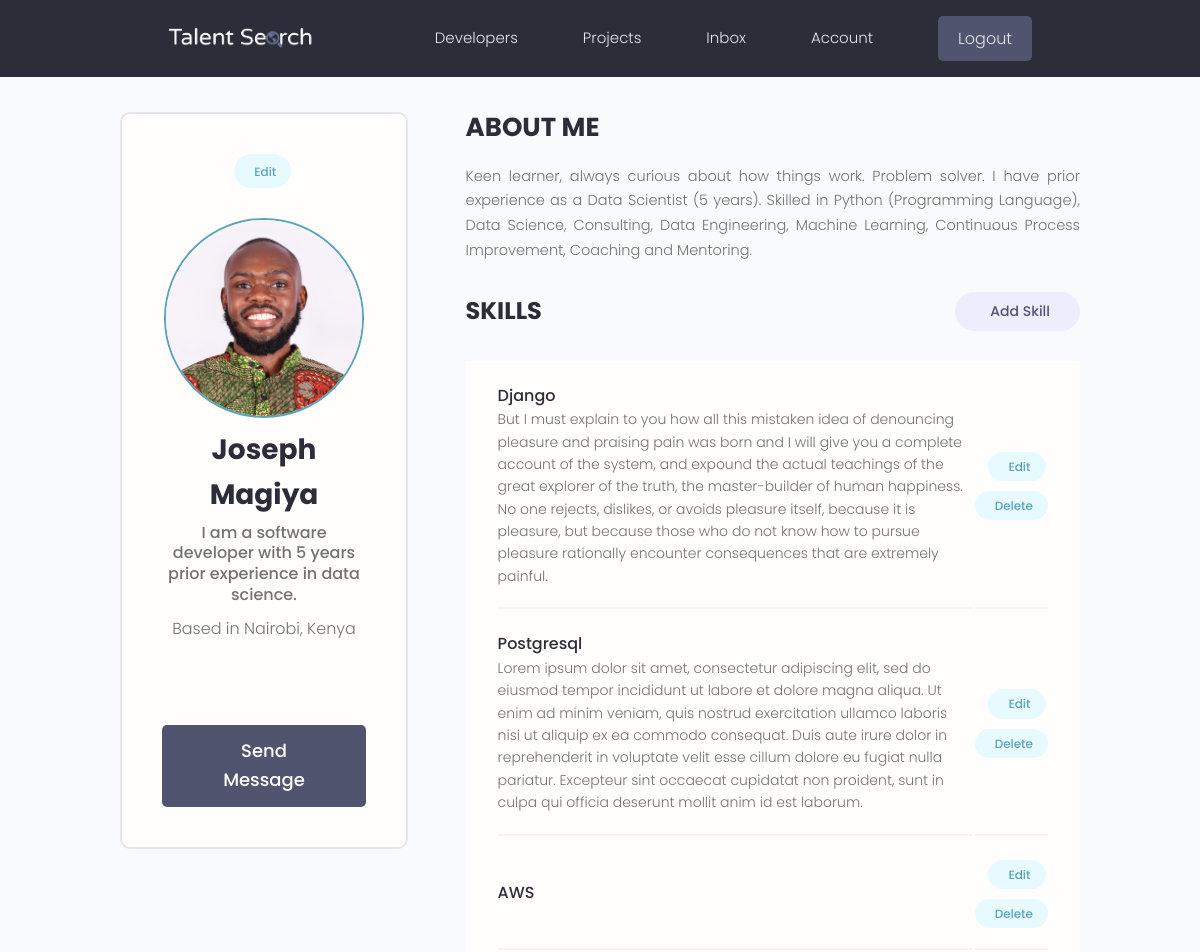
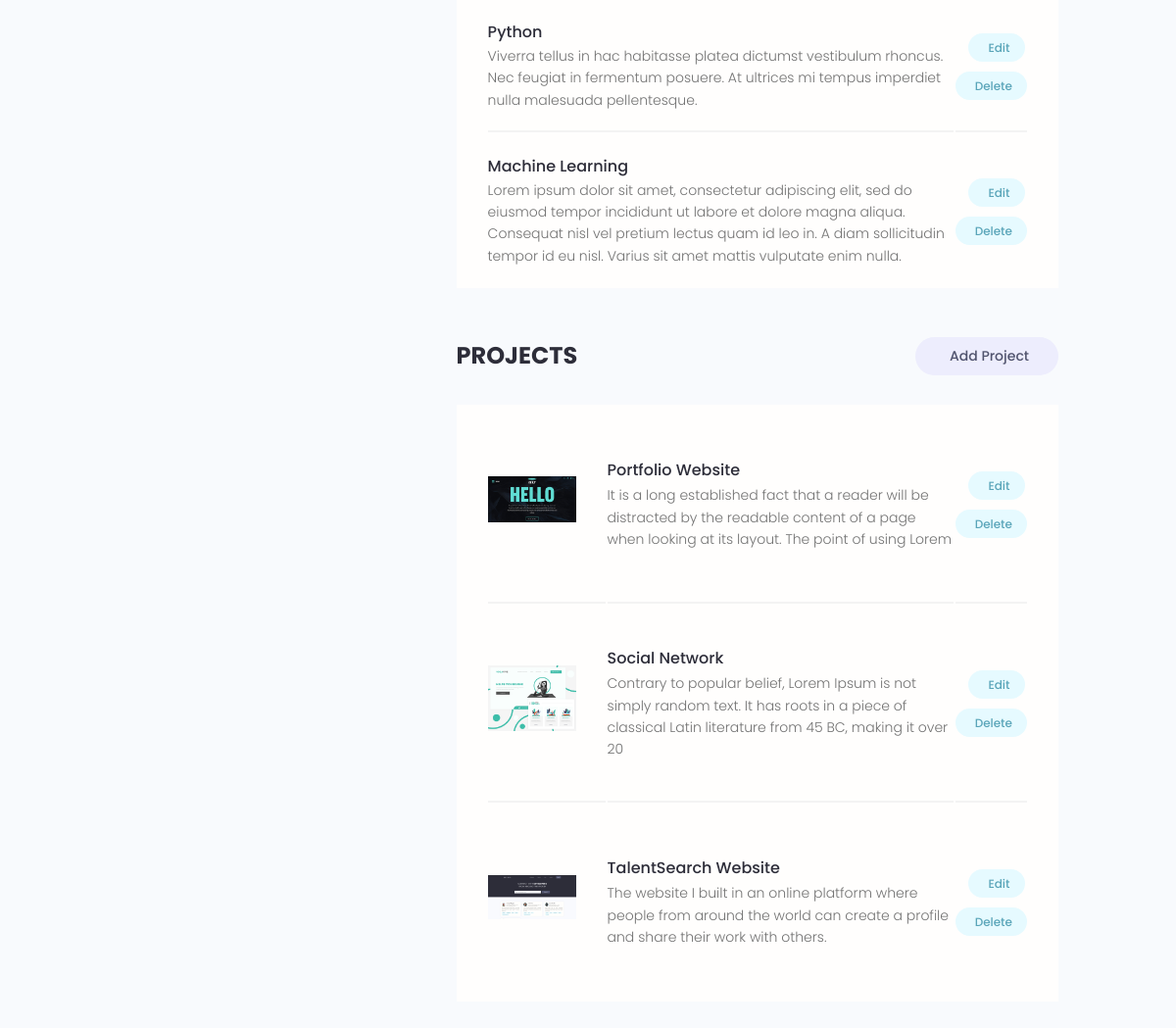
The page /account/ (signed in) on the database its author committed (2 pictures, top to bottom).
### users/models.py (models this page shows, shortened)
class Profile(models.Model):
    user = models.OneToOneField(User, on_delete=models.CASCADE, null=True, blank=True)
    name = models.CharField(max_length=200, blank=True, null=True)
    email = models.EmailField(max_length=500, blank=True, null=True)
    username = models.CharField(max_length=200, blank=True, null=True)
    location = models.CharField(max_length=200, blank=True, null=True)
    short_intro = models.CharField(max_length=200, blank=True, null=True)
    bio = models.TextField(blank=True, null=True)
    profile_image = models.ImageField(null=True, blank=True, upload_to='profiles/', default="profiles/user-default.png")
    social_github = models.CharField(max_length=200, blank=True, null=True)
    social_twitter = models.CharField(max_length=200, blank=True, null=True)
    social_linkedin = models.CharField(max_length=200, blank=True, null=True)
    social_youtube = models.CharField(max_length=200, blank=True, null=True)
    social_website = models.CharField(max_length=200, blank=True, null=True)
    created = models.DateTimeField(auto_now_add=True)
    id = models.UUIDField(default=uuid.uuid4, unique=True, primary_key=True, editable=False)
    class Meta:
        ordering =['created']
    @property
    def imageURL(self):
        try:
            url = self.profile_image.url
        except:
            url = ''
        return url

class Skill(models.Model):
    owner = models.ForeignKey(Profile, on_delete=models.CASCADE, null=True, blank=True)
    name = models.CharField(max_length=200, blank=True, null=True)
    description = models.TextField(null=True, blank=True)
    id = models.UUIDField(default=uuid.uuid4, unique=True, primary_key=True, editable=False)

### projects/models.py (models this page shows, shortened)
class Project(models.Model):
    owner = models.ForeignKey(Profile, null=True, blank=True, on_delete=models.CASCADE)
    title = models.CharField(max_length=200)
    description = models.TextField(null=True, blank=True)
    featured_image = models.ImageField(null=True, blank=True, default = "default.jpg")
    demo_link = models.CharField(max_length=200, null=True, blank=True)
    source_link = models.CharField(max_length=2000, null=True, blank=True)
    tags = models.ManyToManyField('Tag', blank=True)
    vote_total = models.IntegerField(default=0, null=True, blank=True)
    vote_ratio = models.IntegerField(default=0, null=True, blank=True)
    created = models.DateTimeField(auto_now_add=True)
    id = models.UUIDField(default=uuid.uuid4, unique=True,
                          primary_key=True, editable=False)
    class Meta:
        ordering = ['-vote_ratio', '-vote_total']
    @property
    def imageURL(self):
        try:
            url = self.featured_image.url
        except:
            url = ''
        return url

### users/views.py (the view)
# urls.py: path('account/', views.userAccount, name="account"),
@login_required(login_url='login')
def userAccount(request):
    profile = request.user.profile
    skills = profile.skill_set.all()
    projects = profile.project_set.all()
    context = {'profile': profile, 'skills': skills, 'projects':projects}
    return render(request, 'users/account.html', context)

### users/templates/users/account.html (shortened to what this page needs)
{% extends 'main.html' %}
{% block content %}
<main class="settingsPage profile my-md">
  <div class="container">
    <div class="layout">
      <div class="column column--1of3">
        <div class="card text-center">
          <div class="card__body dev">
            <a class="tag tag--pill tag--main settings__btn" href="{% url 'edit-account' %}"> Edit</a>
            <img class="avatar avatar--xl dev__avatar" src="{{profile.imageURL}}" />
            <h2 class="dev__name">{{profile.name}}</h2>
            <p class="dev__title">{{profile.short_intro}}</p>
            <p class="dev__location">Based in {{profile.location}}</p>
            <ul class="dev__social">
            </ul>
            <a href="#" class="btn btn--sub btn--lg">Send Message </a>
          </div>
        </div>
      </div>
      <div class="column column--2of3">
        <div class="devInfo">
          <h3 class="devInfo__title">About Me</h3>
          <p class="devInfo__about"> {{profile.bio}}</p>
        </div>
        <div class="settings">
          <h3 class="settings__title">Skills</h3>
          <a class="tag tag--pill tag--sub settings__btn tag--lg" href="{% url 'create-skill' %}"> Add Skill</a>
        </div>
        <table class="settings__table">
          {% for skill in skills %}
          <tr>
            <td class="settings__tableInfo">
              <h4>{{skill.name}}</h4>
              <p>
                {{skill.description}}
              </p>
            </td>
            <td class="settings__tableActions">
              <a class="tag tag--pill tag--main settings__btn" href="{% url 'update-skill' skill.id %}"> Edit</a>
              <a class="tag tag--pill tag--main settings__btn" href="{% url 'delete-skill' skill.id %}?next=/account">Delete</a>
            </td>
          </tr>
          {% endfor %}
        </table>
        <div class="settings">
          <h3 class="settings__title">Projects</h3>
          <a class="tag tag--pill tag--sub settings__btn tag--lg" href="{% url 'create-project' %}"> Add Project</a>
        </div>
        <table class="settings__table">
          {% for project in projects %}
          <tr>
            <td class="settings__thumbnail">
              <a href="{% url 'project' project.id %}"><img src="{{project.imageURL}}" alt="Project Thumbnail" /></a>
            </td>
            <td class="settings__tableInfo">
              <a href="{% url 'project' project.id %}">{{project.title}}</a>
              <p>
                {{project.description|slice:"150"}}
              </p>
            </td>
            <td class="settings__tableActions">
              <a class="tag tag--pill tag--main settings__btn" href="{% url 'update-project' project.id %}"> Edit</a>
              <a class="tag tag--pill tag--main settings__btn" href="{% url 'delete-project' project.id %}?next=/account">
                Delete</a>
            </td>
          </tr>
          {% endfor %}
        </table>
      </div>
    </div>
  </div>
</main>
</body>
{% endblock content %}

### static/styles/app.css (style rules this page uses)
:root { --color-sub: #2d2d39; }
.btn--sub { background-color: var(--color-sub-light); }
.card { border: 2px solid var(--color-light); }
img { width: 100%; }
.profile .card > .dev { padding: 4rem; }
.dev__avatar { display: block; margin: auto; }
.dev__name { color: var(--color-sub); font-size: 2.8rem; font-weight: 700; margin-top: 1rem; margin-bottom: 0.5rem; }
.dev__title { font-size: 1.6rem; font-weight: 500; line-height: 1.3; }
.dev__location { margin-top: 1rem; }
.dev__social { margin: 3rem 0; list-style: none; display: flex; justify-content: center; gap: 1.5rem; }
.devInfo { margin-bottom: 3rem; }
.devInfo__title, .devInfo__subtitle { font-size: 2.6rem; color: var(--color-sub); text-transform: uppercase; font-weight: 700; margin-bottom: 1.5rem; }
.devInfo__about, .devSkill__info { font-size: 1.45rem; line-height: 1.7; text-align: justify; }
.settingsPage .dev > .settings__btn { display: inline-block; margin-bottom: 3rem; }
.settings { display: flex; justify-content: space-between; align-items: center; }
.settings__title { font-size: 2.4rem; text-transform: uppercase; font-weight: 700; color: var(--color-sub); }
.settings__table { margin-top: 3rem; margin-bottom: 5rem; padding: 0 3rem; background: var(--color-white); }
.settings__table tr { width: 100%; }
.settings__table tr > td { padding: 2rem 0; }
.settings__table tr:not(:last-child) td { border-bottom: 2px solid var(--color-white-light); }
.settings__thumbnail { width: 23%; min-width: 10rem; }
.settings__thumbnail img { padding-right: 3rem; height: 15rem; object-fit: contain; }
.settings__tableInfo { width: 100%; }
.settings__tableInfo h4, .settings__tableInfo a { padding-right: 1rem; width: auto; font-size: 1.6rem; font-weight: 500; color: var(--color-sub); }
.settings__tableInfo p { font-size: 1.4rem; }
.settings__tableActions { text-align: right; }

### static/uikit/styles/modules/_variables.css (style rules this page uses)
:root { --color-main: #5aa5b9; --color-main-light: #e6faff; --color-sub: #3f4156; --color-sub-light: #51546e; --color-sub-lighter: #ededfd; --color-text: #737373; --color-gray: #8b8b8b; --color-light: #e5e7eb; --color-light-gray: #767676; --color-bg: #f8fafd; --color-white: #fffefd; --color-white-light: #f3f3f3; --color-success: #359e64; --color-success-bg: #def8e8; --color-error: #fc4b0b; --color-error-bg: #fff2ee; --font-base: 'Poppins', arial, helvetica, 'Segoe UI', roboto, ubuntu, sans-serif; --font-monospace: 'Fira Code', 'Courier New', courier, monospace; --font-regular: 300; --font-medium: 500; --font-bold: 700; --generic-shadow: 1px 1px 5px #00000010; --generic-transition: all 0.3s ease-in-out; }

### static/uikit/styles/modules/_base.css (style rules this page uses)
* { margin: 0; padding: 0; box-sizing: border-box; text-rendering: optimizeLegibility; color: inherit; font-size: inherit; }
html { font-size: 50%; }
@media only screen and (min-width: 480px) { html { font-size: 56.25%; } }
@media only screen and (min-width: 1200px) { html { font-size: 62.5%; } }
body { line-height: 1.6; font-weight: 400; font-size: 1.5rem; color: var(--color-text); background-color: var(--color-bg); min-height: 100vh; }

### static/uikit/styles/modules/_typography.css (style rules this page uses)
* { font-family: var(--font-base); }
h2 { font-size: 3.6rem; font-weight: var(--font-bold); }
h3 { font-size: 3.2rem; font-weight: var(--font-medium); }
h4 { font-size: 2.8rem; font-weight: var(--font-medium); }
p, span, strong { font-size: 1.6rem; color: var(--color-text); font-weight: var(--font-regular); }
a { padding-bottom: 2px; text-decoration: none; display: inline-block; color: var(--color-main); font-weight: var(--font-medium); }

### static/uikit/styles/modules/_utilities.css (style rules this page uses)
.container { width: 92%; max-width: 165rem; margin: 0 auto; box-sizing: border-box; }
@media screen and (min-width: 1000px) { .container { width: 90%; } }
@media screen and (min-width: 1200px) { .container { width: 80%; } }
.text-center { text-align: center; }
.my-md { margin: 3rem auto; }

### static/uikit/styles/modules/_avatar.css (style rules this page uses)
.avatar { border-radius: 50%; border: 2px solid var(--color-main); object-fit: cover; }
.avatar--xl { height: 20rem; width: 20rem; }

### static/uikit/styles/modules/_card.css (style rules this page uses)
.card { border-radius: 1rem; background-color: var(--color-white); border: 1.5px solid var(--color-light); width: auto; height: auto; margin-top: 0.5rem; margin-bottom: 0.5rem; overflow: hidden; }
.card__body, .card__header { padding: 2rem 2.5rem; }

### static/uikit/styles/modules/_layout.css (style rules this page uses)
.layout { display: flex; flex-flow: row wrap; justify-content: space-between; }
.layout > .column { margin-bottom: 3rem; }
.layout > .column.column--1of3 { flex-basis: 30%; }
.layout > .column.column--2of3 { flex-basis: 64%; }

### rows shown on the page
Profile: imageURL (picture), name "Joseph Magiya", short_intro "I am a software developer with 5 years prior experience in data science.", location "Nairobi, Kenya", bio "Keen learner, always curious about how things work. Problem solver. I have prior experience as a Data Scientist (5 years). Skilled in Python (Programming Language), Data Science, Consulting, Data Engineering, Machine Learning, Continuous Process Improvement, Coaching and Mentoring."
Skill: name "Django", description "But I must explain to you how all this mistaken idea of denouncing pleasure and praising pain was born and I will give you a complete account of the system, and expound the actual teachings of the great explorer of the truth, the master-builder of human happiness. No one rejects, dislikes, or avoids pleasure itself, because it is pleasure, but because those who do not know how to pursue pleasure rationally encounter consequences that are extremely painful."
Skill: name "Postgresql", description "Lorem ipsum dolor sit amet, consectetur adipiscing elit, sed do eiusmod tempor incididunt ut labore et dolore magna aliqua. Ut enim ad minim veniam, quis nostrud exercitation ullamco laboris nisi ut aliquip ex ea commodo consequat. Duis aute irure dolor in reprehenderit in voluptate velit esse cillum dolore eu fugiat nulla pariatur. Excepteur sint occaecat cupidatat non proident, sunt in culpa qui officia deserunt mollit anim id est laborum."
Skill: name "AWS"
Skill: name "Python", description "Viverra tellus in hac habitasse platea dictumst vestibulum rhoncus. Nec feugiat in fermentum posuere. At ultrices mi tempus imperdiet nulla malesuada pellentesque."
Skill: name "Machine Learning", description "Lorem ipsum dolor sit amet, consectetur adipiscing elit, sed do eiusmod tempor incididunt ut labore et dolore magna aliqua. Consequat nisl vel pretium lectus quam id leo in. A diam sollicitudin tempor id eu nisl. Varius sit amet mattis vulputate enim nulla."
Project: imageURL (picture), title "Portfolio Website", description "It is a long established fact that a reader will be distracted by the readable content of a page when looking at its layout. The point of using Lorem"
Project: imageURL (picture), title "Social Network", description "Contrary to popular belief, Lorem Ipsum is not simply random text. It has roots in a piece of classical Latin literature from 45 BC, making it over 20"
Project: imageURL (picture), title "TalentSearch Website", description "The website I built in an online platform where people from around the world can create a profile and share their work with others."
